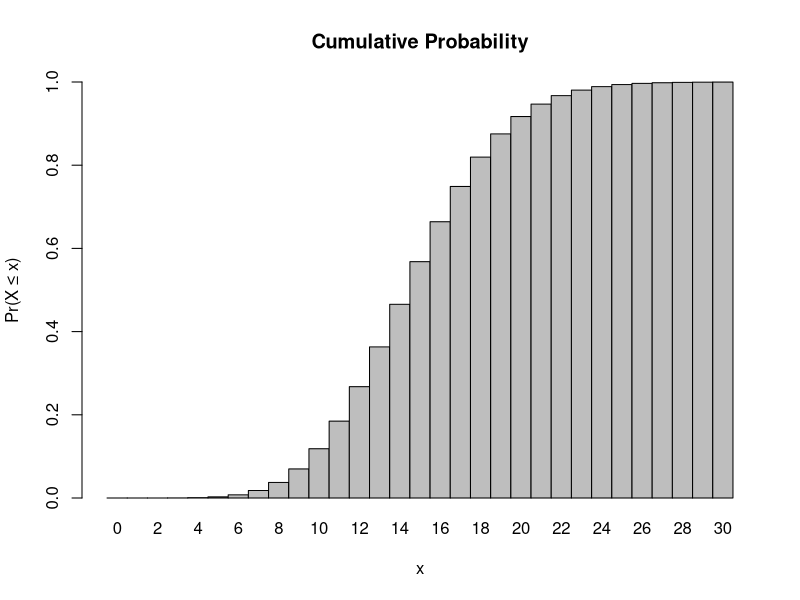
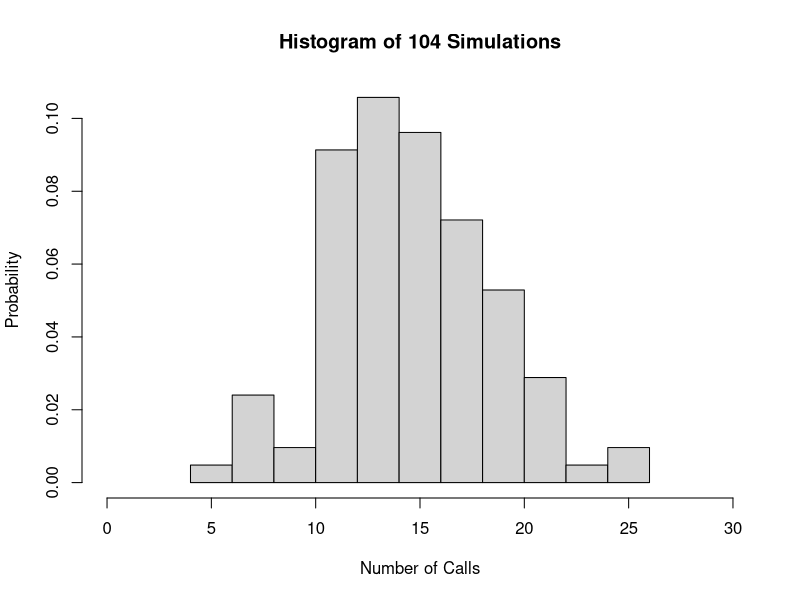

Generate these figures, in order, with R:
## ---- chunk 1
ppois(8, lambda = 15, lower=FALSE) #Find the upper tail for more than 8 calls in a session
## ---- chunk 2
dpois(0, lambda = 15) #Test for 0 calls in a session
## ---- chunk 3
dpois(3, lambda = 15) #Find chance of hearing exactly 3 calls.
## ---- chunk 4
x <- 0:30 #Set our range of 0 to 30
l <- 15 #Set our lambda value as the amount of calls heard which is 15.
barplot(ppois(q=x,lambda=l),ylim=0:1,space=0, names.arg=x,xlab="x",ylab="Pr(X ≤ x)",main="Cumulative Probability") #Create barplot with the two varibles for cumulative probability
## ---- chunk 5
rpois(104,15) #Set-up a simulation for 104 results for our lambda value of 15
## ---- chunk 6
x <- rpois(104,15) #Create a vector that is our simulation from above 
hist(x, xlim = c(0,30), main = "Histogram of 104 Simulations", xlab = "Number of Calls", ylab = "Probability", probability = TRUE) #Create histogram with simulation with range from 0 to 30.
